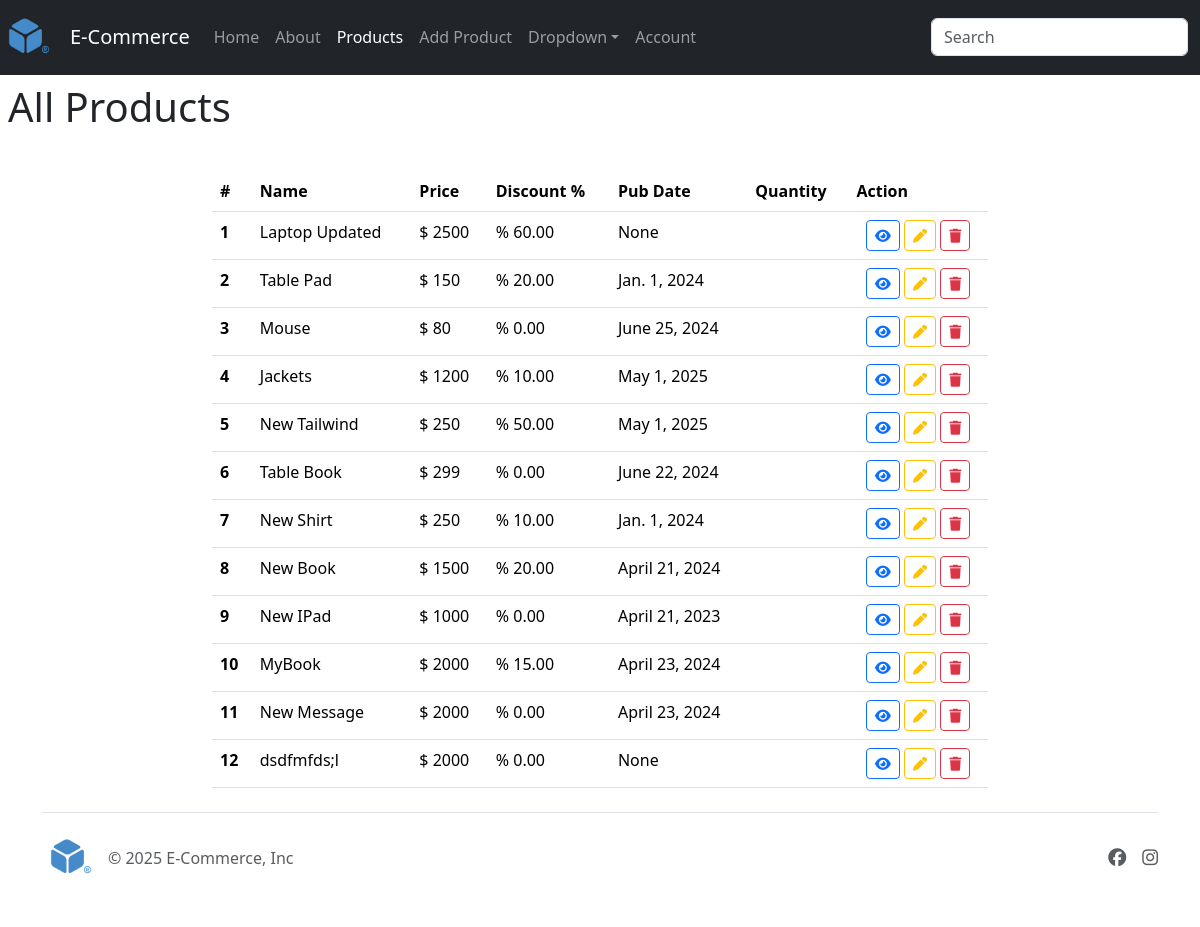
Screenshot of /products/ (signed in) with the database file from the repository.
### store/models.py (models this page shows, shortened)
class Product(models.Model):
    category = models.ForeignKey(Category, on_delete=models.CASCADE, related_name="products")
    name = models.CharField(max_length=200)
    description = models.TextField(null=True, blank=True)
    pub_date = models.DateField(null=True, blank=True)
    price = models.PositiveIntegerField() # 1000
    discount = models.DecimalField(max_digits=5, decimal_places=2, help_text="Discount Percentage i.e.", default=0) # 10%
    featured = models.BooleanField(default=0)
    image = models.ImageField(default="default.png",upload_to="images/product_images", null=True, blank=True)
    created_at = models.DateField(auto_now_add=True, null=True)
    branch = models.ManyToManyField(Branch)
    class Meta:
        verbose_name = 'Our Products'
        verbose_name_plural = 'Our Products'

### store/views.py (the view)
# urls.py: path("products/", views.products, name="products"),
def products(request):
    products = Product.objects.all()
    context = {
        "page_title":'Products',
        'products': products
    }
    return render(request, 'store/products.html', context)

### templates/store/products.html (shortened to what this page needs)
{% extends 'layout/base.html' %}
{% block content %}
<h1 class="p-2">All Products</h1>
<br>
<div class="container col-8">
    <table class="table">
        <thead>
            <tr>
                <th scope="col">#</th>
                <th scope="col">Name</th>
                <th scope="col">Price</th>
                <th scope="col">Discount %</th>
                <th scope="col">Pub Date</th>
                <th scope="col">Quantity</th>
                <th scope="col">Action</th>
            </tr>
        </thead>
        <tbody>
            {% for product in products %}
            <tr>
                <th scope="row">{{ forloop.counter }}</th>
                <td>{{product.name}}</td>
                <td>$ {{product.price}}</td>
                <td>% {{product.discount}}</td>
                <td>{{product.pub_date}}</td>
                <td></td>
                <td class="text-center">
                    <a href="{% url 'product' product.id %}" class="btn btn-outline-primary btn-sm">
                        <i class="fa fa-eye"></i>
                    </a>
                    <a href="{% url 'edit_product' product.id %}" class="btn btn-outline-warning btn-sm">
                        <i class="fa fa-pen"></i>
                    </a>
                    <a href="{% url 'delete_product' product.id %}" class="btn btn-outline-danger btn-sm">
                        <i class="fa fa-trash"></i>
                    </a>
                </td>
            </tr>
            {% endfor %}
        </tbody>
    </table>
</div>
{% endblock %}

### static/css/style.css (style rules this page uses)
a { text-decoration: none; }

### rows the page displays
Product: name "Laptop Updated", price "2500", discount "60.00", pub_date "None"
Product: name "Table Pad", price "150", discount "20.00", pub_date "Jan. 1, 2024"
Product: name "Mouse", price "80", discount "0.00", pub_date "June 25, 2024"
Product: name "Jackets", price "1200", discount "10.00", pub_date "May 1, 2025"
Product: name "New Tailwind", price "250", discount "50.00", pub_date "May 1, 2025"
Product: name "Table Book", price "299", discount "0.00", pub_date "June 22, 2024"
Product: name "New Shirt", price "250", discount "10.00", pub_date "Jan. 1, 2024"
Product: name "New Book", price "1500", discount "20.00", pub_date "April 21, 2024"
Product: name "New IPad", price "1000", discount "0.00", pub_date "April 21, 2023"
Product: name "MyBook", price "2000", discount "15.00", pub_date "April 23, 2024"
Product: name "New Message", price "2000", discount "0.00", pub_date "April 23, 2024"
Product: name "dsdfmfds;l", price "2000", discount "0.00", pub_date "None"
